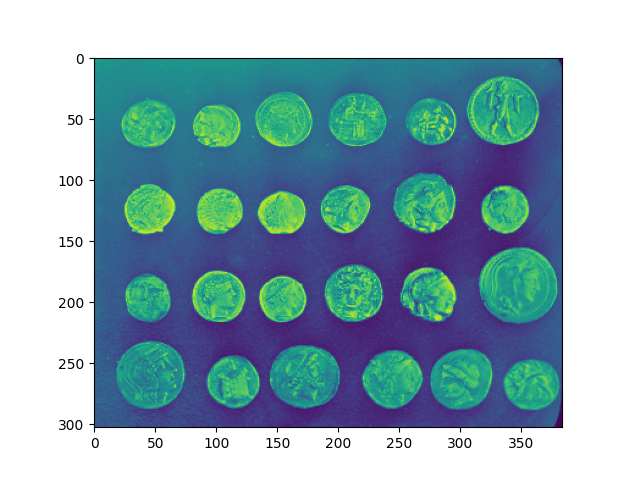
#> input picture Photos/Figure_1.png, 640 x 480 px
$ python masking.py
#> lines starting #> are read from the running program, lines starting #| are printed output that depends on the picture; after the words box and inside, x2 and y2 are one past the last pixel; in counts of white or black regions, pixels touching at a corner belong together
import cv2 as cv
import numpy as np


# size of black and image must be the same
image = cv.imread("Photos/Figure_1.png")
#> image is the input picture: shape (480, 640, 3); mean B, G, R 182.5, 172.5, 141.8
blank = np.zeros((image.shape[:2]), dtype="uint8")

rectangle = cv.rectangle(blank.copy(), (image.shape[1]//2 - 50, image.shape[0]//2 - 50),
(image.shape[1]//2 + 50, image.shape[0]//2 + 50), 255, -1)

circle = cv.circle(blank.copy(), (image.shape[1]//2, image.shape[0]//2), 60 ,255, -1)

weird_shape = cv.bitwise_or(rectangle, circle)
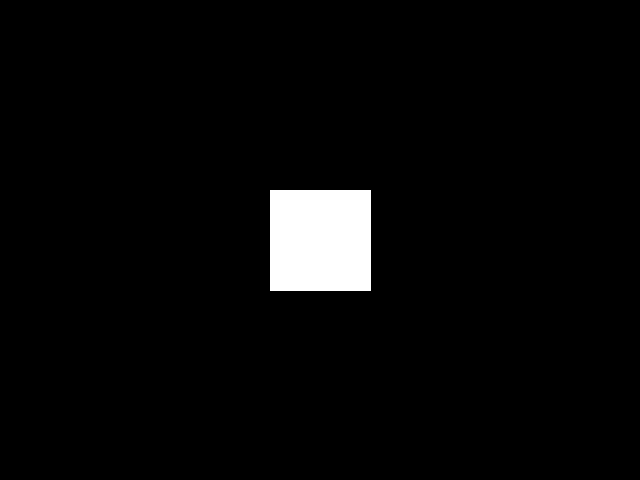
#> rectangle: shape (480, 640); 3.3% white; 1 white region, box (x1, y1, x2, y2) and area: (270, 190, 371, 291) 10201

masked = cv.bitwise_and(image, image, mask=weird_shape)
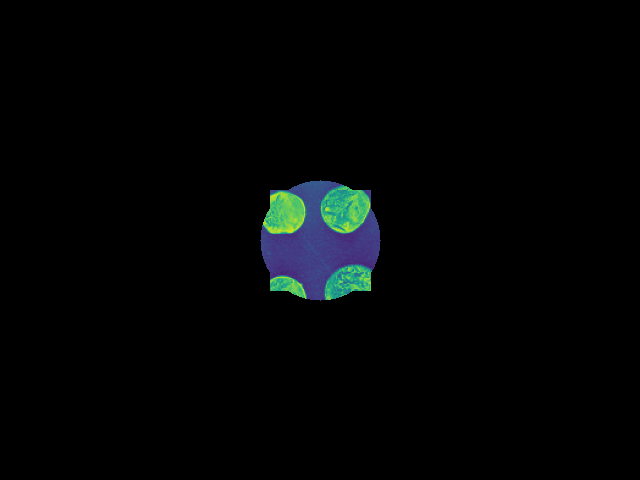
#> masked: shape (480, 640, 3); mean B, G, R 4.7, 4.4, 2.7

cv.imshow("Mask1", masked)

cv.waitKey(0)

$ run again, with Photos/Figure_4.png copied over Photos/Figure_1.png
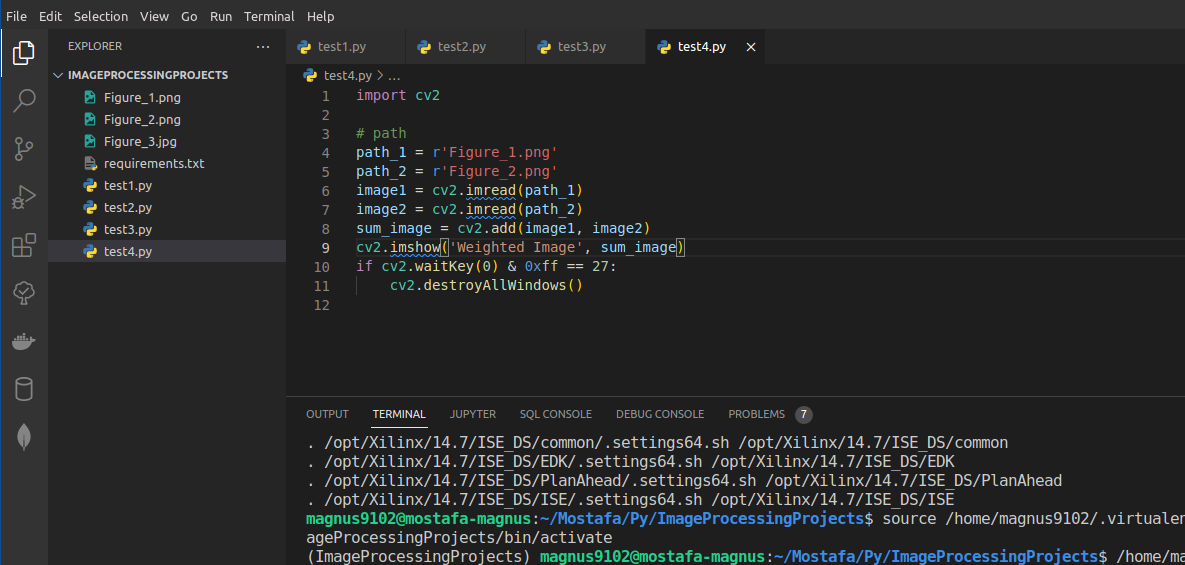
#> input picture Photos/Figure_4.png, 1185 x 565 px
#> image is the input picture: shape (565, 1185, 3); mean B, G, R 41.2, 40.8, 39.6
#> `weird_shape = cv.bitwise_or(rectangle, circle)`:
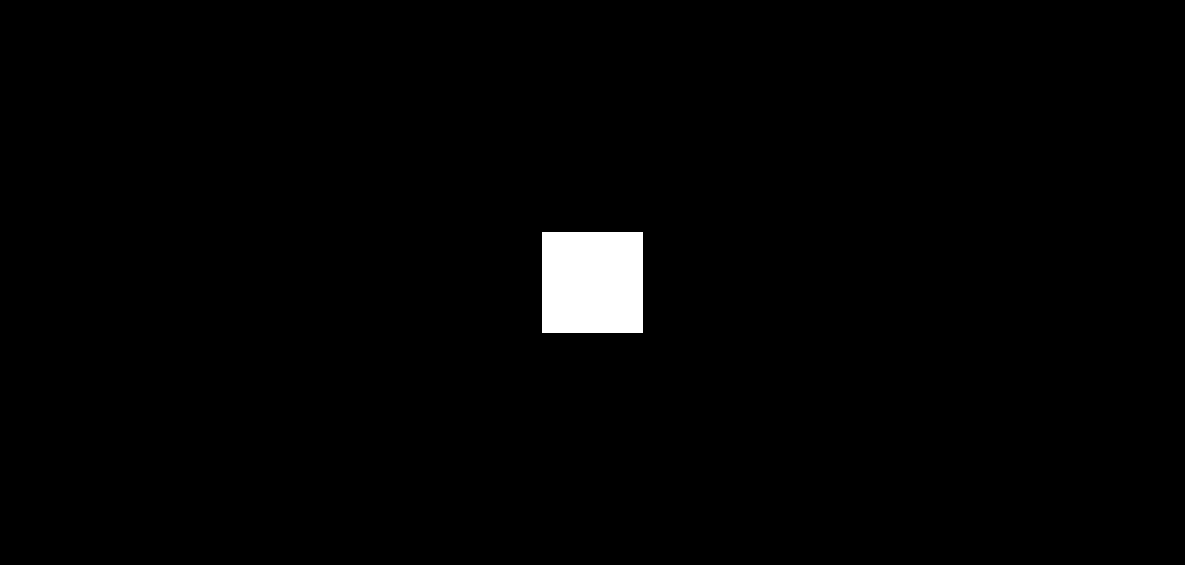
#> rectangle: shape (565, 1185); 1.5% white; 1 white region, box (x1, y1, x2, y2) and area: (542, 232, 643, 333) 10201
